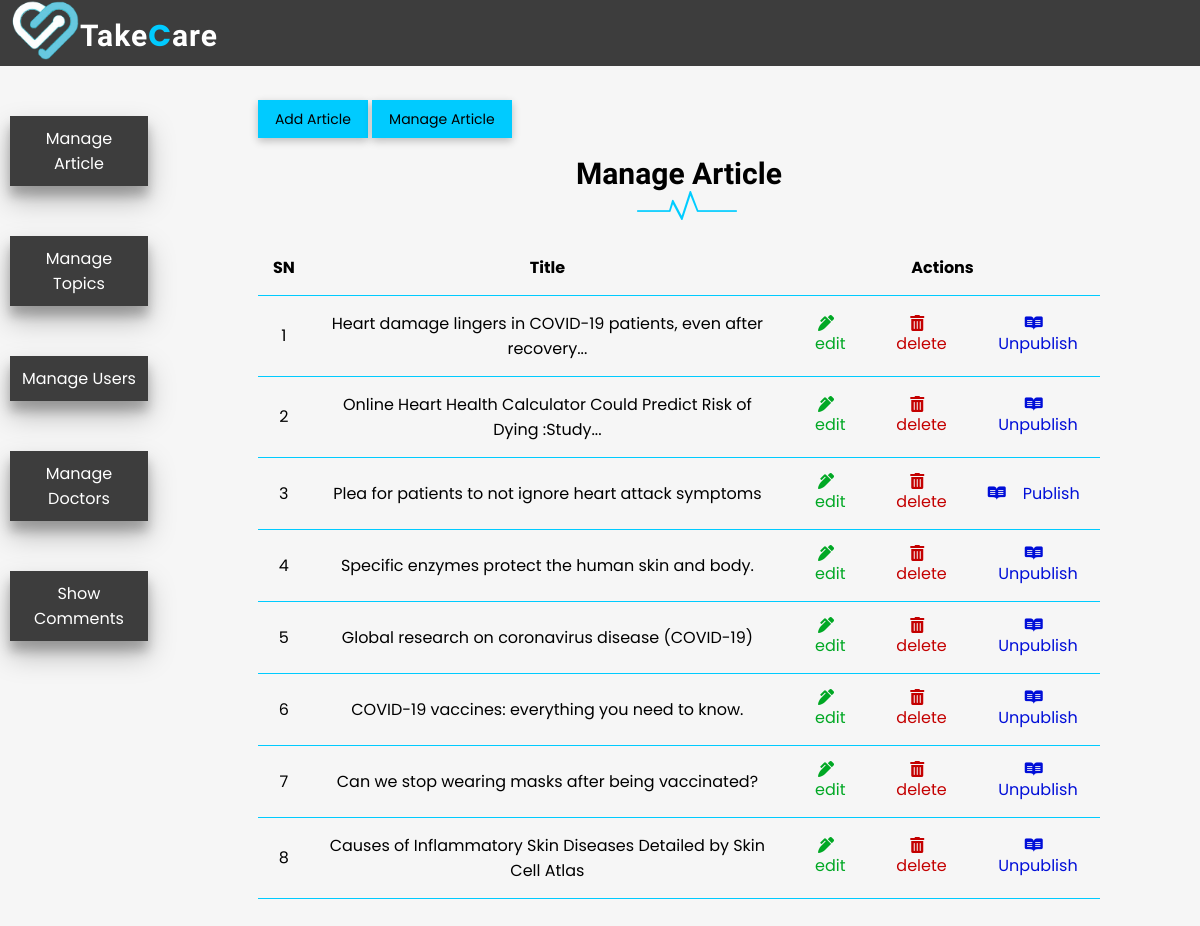
Screenshot of /admin/articles/index_articles.php with the database file from the repository.
### tables this page shows
CREATE TABLE IF NOT EXISTS `articles` (
  `id` int(11) NOT NULL AUTO_INCREMENT,
  `userID` int(11) NOT NULL,
  `topicID` int(11) DEFAULT NULL,
  `title` varchar(255) NOT NULL,
  `image` varchar(255) NOT NULL,
  `textContent` text NOT NULL,
  `published` tinyint(4) NOT NULL,
  `createdAt` datetime NOT NULL DEFAULT CURRENT_TIMESTAMP,
  PRIMARY KEY (`id`),
  KEY `topicID` (`topicID`)
);

### app/database/db.php (called while the page is built, shortened)
<?php
require("connect.php");
function selectAll($table,$condition=[])
{
    global $conn;
    $sql = "SELECT * FROM $table";
    if(empty($condition)){
        $st = $conn->prepare($sql);
        $st->execute();
        $records=$st->get_result()->fetch_all(MYSQLI_ASSOC);
        return $records;
    }
}

### app/controllers/articles.php (called while the page is built, shortened)
<?php
include(MAIN_PATH. "/app/database/db.php");
$table="articles";
$articles=selectAll($table);

### admin/articles/index_articles.php (the view, shortened to what this page needs)
<?php
include(MAIN_PATH."/app/controllers/articles.php");
$articles=selectAll('articles');
?>
<html>
    <head>
        <link rel="stylesheet" type="text/css" href="../../subfolders/css/Formedical_subpage.css" />
        <link rel="stylesheet" type="text/css" href="../../subfolders/css/admin.css" />
        <link href="https://fonts.googleapis.com/css2?family=Kaushan+Script&family=Poppins&display=swap" rel="stylesheet"></head>
        <link rel="stylesheet" href="https://use.fontawesome.com/releases/v5.7.2/css/all.css">
    </head>
    <body>
    <section class="main-admin">
    <?php include(MAIN_PATH ."/app/includes/adminHeader.php"); ?>
    <section id="Admin-wrapper">
        <div class="left-sidebar">
            <ul>
                <li ><a href="<?php echo BASE_URL .'/admin/articles/index_articles.php' ?>">Manage Article</a></li>
                <li ><a href="<?php echo BASE_URL .'/admin/topics/index_topics.php' ?>">Manage Topics</a></li>
                <li ><a href="<?php echo BASE_URL .'/admin/users/index_users.php' ?>">Manage Users</a></li>
                <li ><a href="<?php echo BASE_URL .'/admin/doctors/index_doctors.php' ?>">Manage Doctors</a></li>
                <li ><a href="<?php echo BASE_URL .'/admin/index_comments.php' ?>">Show Comments</a></li>
            </ul>
        </div>
        <div class="admin-content">
            <div class="buttom-gruop">
                <a href="create_articles.php" class="btn btn-big">Add Article</a>
                <a href="index_articles.php" class="btn btn-big">Manage Article</a>
            </div>
            <div class="other-content">
              <h2 class="page-title">Manage Article</h2>
              <img src="../../subfolders/image/n.png" alt="">
              <table>
                  <thead>
                    <th>SN</th>
                    <th>Title</th>
                    <th colspan="3">Actions</th>
                  </thead>
                  <tbody>
                      <?php foreach($articles as $key => $article):?>
                        <tr>
                          <td><?php echo $key + 1; ?></td>
                          <td><?php echo $article['title'] ?></td>
                          <td><a href="edit_articles.php?id=<?php echo $article['id']; ?>" class="edit"><i class="fas fa-pen-alt"></i>&nbsp;&nbsp;edit</a></td>
                          <td><a href="edit_articles.php?deleteID=<?php echo $article['id']; ?>" class="delete"><i class="fas fa-trash-alt"></i>&nbsp;&nbsp;delete</a></td>
                          <?php if($article['published']): ?>
                             <td><a href="edit_articles.php?published=0&artID=<?php echo $article['id']; ?>" class="unpublish"><i class="fab fa-readme"></i>&nbsp;&nbsp;Unpublish</a></td>
                          <?php else: ?>
                             <td><a href="edit_articles.php?published=1&artID=<?php echo $article['id']; ?>" class="publish"><i class="fab fa-readme"></i>&nbsp;&nbsp;&nbsp;&nbsp;Publish</a></td>
                          <?php endif; ?>
                      </tr>
                      <?php endforeach; ?>
                  </tbody>
              </table>
            </div>
        </div>
    </section>
    </section>
    </body>
</html>

### subfolders/css/Formedical_subpage.css (style rules this page uses)
* { box-sizing: border-box; font-family: 'Poppins', sans-serif; }
html, body { height: 100%; margin:0; padding:0; background: #F6F6F6; }
a { text-decoration: none; color: inherit; }
li { text-decoration: none; }
.btn { padding: .5rem 1rem; background-color:white ; border: 1px solid #00cbff; font-size: 14px; }

### subfolders/css/admin.css (style rules this page uses)
li { text-decoration: none; display: block; }
#Admin-wrapper { height: calc(100% - 66px); display: flex; }
#Admin-wrapper .left-sidebar { height: 100%; flex: 1.5; }
#Admin-wrapper .left-sidebar ul { list-style: none; margin: 0; margin-left: 10px; margin-right: 10px; padding: 0; color: white; }
#Admin-wrapper .left-sidebar ul li { margin-bottom: 50px; margin-top: 50px; }
#Admin-wrapper .left-sidebar ul li a { padding: 10px; margin-top: 20px; display: block; background-color: #000000c0; text-align: center; box-shadow: rgba(0, 0, 0, 0.25) 0px 14px 28px, rgba(0, 0, 0, 0.22) 0px 10px 10px; }
#Admin-wrapper .admin-content { height: 100%; flex: 8; padding: 40px 100px 100px; overflow-y: scroll; }
#Admin-wrapper .admin-content h2 { margin-bottom: 0; }
#Admin-wrapper .admin-content img { margin-left: 45%; margin-bottom: 20px; }
#Admin-wrapper .admin-content .buttom-gruop .btn-big { background: #00cbff; color: black; box-shadow: rgba(0, 0, 0, 0.24) 0px 3px 8px; }
#Admin-wrapper .admin-content .page-title { text-align: center; font-family: 'Kaushan Script', cursive; font-size:30px; }
table { width: 100%; border-collapse: collapse; font-size: 16px; }
th, td { padding: 15px; text-align: center; border-bottom: 1px solid #00cbff; }
#Admin-wrapper .admin-content .other-content .edit { color: #00a824; }
#Admin-wrapper .admin-content .other-content .delete { color: #c40000; }
#Admin-wrapper .admin-content .other-content .publish { color: #000ed8; }
#Admin-wrapper .admin-content .other-content .unpublish { color: #000ed8; }

### rows the page displays
articles: title "Heart damage lingers in COVID-19 patients, even after recovery..."
articles: title "Online Heart Health Calculator Could Predict Risk of Dying :Study..."
articles: title "Plea for patients to not ignore heart attack symptoms"
articles: title "Specific enzymes protect the human skin and body."
articles: title "Global research on coronavirus disease (COVID-19)"
articles: title "COVID-19 vaccines: everything you need to know."
articles: title "Can we stop wearing masks after being vaccinated?"
articles: title "Causes of Inflammatory Skin Diseases Detailed by Skin Cell Atlas"
